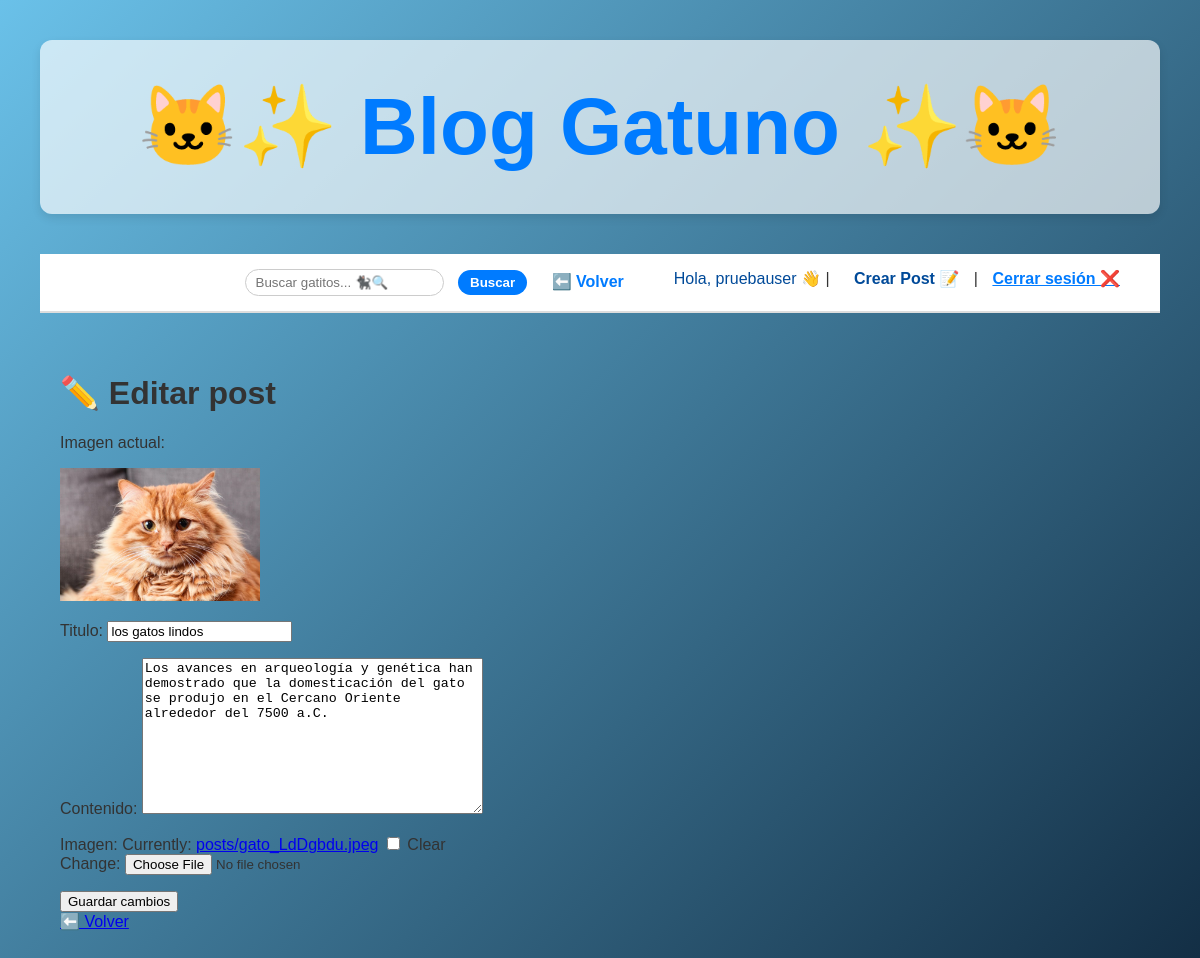
The page /post/16/editar/ (signed in) on the database its author committed.
### posts/models.py (models this page shows, shortened)
class Post(models.Model):
    titulo = models.CharField(max_length=200)
    contenido = models.TextField()
    imagen = models.ImageField(upload_to='posts/', blank=True, null=True)
    fecha_publicacion = models.DateTimeField(auto_now_add=True)
    autor = models.ForeignKey('auth.User', on_delete=models.CASCADE)

### posts/views.py (the view, shortened to what this page needs)
# urls.py: path('post/<int:pk>/editar/', PostUpdateView.as_view(), name='editar_post'),
class PostUpdateView(LoginRequiredMixin, UserPassesTestMixin, UpdateView):
    model = Post
    fields = ['titulo', 'contenido', 'imagen']
    template_name = 'posts/editar_post.html'
    def test_func(self):
        post = self.get_object()
        return self.request.user == post.autor

### posts/templates/posts/editar_post.html (shortened to what this page needs)
{% extends 'base.html' %}
{% block content %}
<h1>✏️ Editar post</h1>
{% if object.imagen %}
  <p>Imagen actual:</p>
  <img src="{{ object.imagen.url }}" alt="{{ object.titulo }}" style="max-width: 200px;">
{% endif %}
<form method="post" enctype="multipart/form-data">
    {{ form.as_p }}
    <button type="submit">Guardar cambios</button>
</form>
<a href="{% url 'detalle_post' object.pk %}">⬅️ Volver</a>
{% endblock %}

### posts/templates/base.html (shortened to what this page needs)
{% load static %}
<!DOCTYPE html>
<html lang="es">
<head>
    <link rel="stylesheet" href="{% static 'css/styles.css' %}">
</head>
<body>
<header class="header">
    <h1>🐱✨ Blog Gatuno ✨🐱</h1>
</header>
<nav class="top-nav">
    <form action="{% url 'lista_posts' %}" method="get" class="search-form">
        <input type="text" name="q" placeholder="Buscar gatitos... 🐈‍⬛🔍" value="{{ request.GET.q }}">
        <button type="submit">Buscar</button>
        <a href="{% url 'lista_posts' %}">⬅️ Volver</a>
    </form>
    <div class="nav-right">
        {% if user.is_authenticated %}
            <span>Hola, {{ user.username }} 👋</span> |
            <a href="{% url 'crear_post' %}">Crear Post 📝</a> |
            <form action="{% url 'logout' %}" method="post" style="display: inline;">
                <button type="submit" class="btn-link">Cerrar sesión ❌</button>
            </form>
        {% else %}
            <a href="{% url 'login' %}">Iniciar sesión 🔐</a> |
            <a href="{% url 'register' %}">Registrarse 🐾</a>
        {% endif %}
    </div>
</nav>
<main class="container">
    {% block content %}{% endblock %}
</main>
</body>
</html>

### static/css/styles.css (style rules this page uses)
body { font-family: Arial, sans-serif; background: linear-gradient(135deg, #cde5f7, #f1f9ff); color: #000; margin: 0; padding: 0; }
.header { text-align: center; padding: 40px 0; background: #ffffffaa; font-size: 2.5rem; color: #004a99; }
.top-nav { display: flex; justify-content: flex-end; background: #fff; padding: 15px 30px; border-bottom: 2px solid #ddd; }
.nav-right span, .nav-right a { margin-left: 20px; color: #004a99; text-decoration: none; }
.btn-link { background: none; border: none; color: #007BFF; text-decoration: underline; cursor: pointer; font-size: 1rem; padding: 0; }
.container { max-width: 1200px; margin: 0 auto; padding: 40px 20px; }
body { background: linear-gradient(135deg, #195991 0%, #00f2fe 100%); font-family: 'Segoe UI', Tahoma, Geneva, Verdana, sans-serif; color: #333; margin: 0; padding: 40px; min-height: 100vh; }
header { background: rgba(84, 77, 190, 0.9); padding: 20px 40px; border-radius: 12px; text-align: center; box-shadow: 0 4px 10px rgba(0,0,0,0.1); margin-bottom: 40px; }
header h1 { margin: 0; color: #007BFF; }
nav a, nav form button { margin: 0 10px; color: #007BFF; font-weight: bold; text-decoration: none; }
body { background: linear-gradient(135deg, #6ac1e9, #112b41); font-family: Arial, sans-serif; color: #333; }
.search-form { display: inline-block; margin-right: 20px; }
.search-form input[type="text"] { padding: 5px 10px; border-radius: 20px; border: 1px solid #ccc; }
.search-form button { background-color: #007BFF; color: #fff; border: none; padding: 5px 12px; border-radius: 20px; cursor: pointer; }

### rows shown on the page
Post: imagen (picture), titulo "los gatos lindos", contenido "Los avances en arqueología y genética han demostrado que la domesticación del gato se produjo en el Cercano Oriente alrededor del 7500 a.C."

### other values the page prints
{{ user.username }} "pruebauser"
